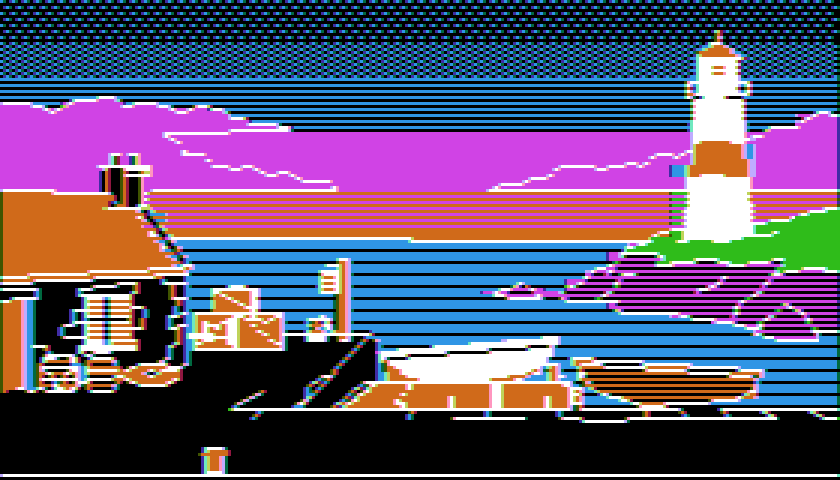
#> input picture styles/apple2-hires/assets/picture_fringe.png, 840 x 480 px
$ python reglaze.py ../../apple2-hires/assets/picture_fringe.png out.png
#> lines starting #> are read from the running program, lines starting #| are printed output that depends on the picture; after the words box and inside, x2 and y2 are one past the last pixel; in counts of white or black regions, pixels touching at a corner belong together
### styles/aquarell/tools/wc.py
#!/usr/bin/env python3
"""Kleine Aquarell-Bibliothek (NumPy + Pillow): Rauschen, Weichzeichnen, Verwerfen und ein Pigmentmodell.

Pigmentmodell: Jede Lasur trägt eine optische Dichte D = -ln(Farbe) je Kanal (lineares Licht) bei. Lasuren addieren
ihre Dichten, das Ergebnis ist Papier * exp(-Summe D). So verhalten sich übereinanderliegende Lasuren wie echte
transparente Farbschichten (nur dunkler, nie heller), und weißes Papier bleibt, wo keine Farbe liegt.
"""
import numpy as np
from PIL import Image

PAPER = np.array([0.957, 0.937, 0.894])          # sRGB des Papiers (warmes Weiß, gleich wie in Godot)


def s2l(c):
    c = np.asarray(c, dtype=np.float64)
    return np.where(c <= 0.04045, c / 12.92, ((c + 0.055) / 1.055) ** 2.4)


def l2s(c):
    c = np.clip(c, 0.0, 1.0)
    return np.where(c <= 0.0031308, c * 12.92, 1.055 * np.power(c, 1 / 2.4) - 0.055)


def hexc(h):
    h = h.lstrip("#")
    return np.array([int(h[i:i + 2], 16) / 255.0 for i in (0, 2, 4)])


def density(srgb, paper=PAPER):
    """Dichte einer Lasur, die auf dem Papier die Farbe srgb ergibt."""
    return -np.log(np.clip(s2l(srgb) / s2l(paper), 1e-4, 1.0))


def value_noise(h, w, cell, seed, octaves=4, persistence=0.5, aniso=(1.0, 1.0)):
    """fBm aus bikubisch vergrößerten Zufallsgittern, 0..1. cell = Größe der gröbsten Zelle in px.
    aniso streckt die Zellen (x, y), z. B. (3, 1) für waagerechte Schlieren."""
    rng = np.random.default_rng(seed)
    out = np.zeros((h, w))
    amp, total, c = 1.0, 0.0, float(cell)
    for _ in range(octaves):
        gx = max(2, int(np.ceil(w / (c * aniso[0]))) + 3)
        gy = max(2, int(np.ceil(h / (c * aniso[1]))) + 3)
        g = rng.random((gy, gx)).astype(np.float32)
        im = Image.fromarray(g, mode="F").resize((int(gx * c * aniso[0]), int(gy * c * aniso[1])), Image.BICUBIC)
        a = np.asarray(im)
        ox, oy = int(rng.integers(0, max(1, a.shape[1] - w))), int(rng.integers(0, max(1, a.shape[0] - h)))
        out += amp * a[oy:oy + h, ox:ox + w]
        total += amp
        amp *= persistence
        c = max(1.0, c / 2.0)
    out /= total
    lo, hi = np.percentile(out, 1), np.percentile(out, 99)
    return np.clip((out - lo) / (hi - lo + 1e-9), 0, 1)


def _box(a, r, axis):
    if r < 1:
        return a
    pad = [(0, 0)] * a.ndim
    pad[axis] = (r + 1, r)
    p = np.pad(a, pad, mode="edge")
    cs = np.cumsum(p, axis=axis)
    n = a.shape[axis]
    hi = np.take(cs, np.arange(2 * r + 1, 2 * r + 1 + n), axis=axis)
    lo = np.take(cs, np.arange(0, n), axis=axis)
    return (hi - lo) / (2 * r + 1)


def blur(a, sigma):
    """Gauß-Näherung durch drei Kastenfilter je Achse."""
    if sigma <= 0.3:
        return a
    r = max(1, int(round(sigma * 0.93)))
    out = a.astype(np.float64)
    for _ in range(3):
        out = _box(_box(out, r, 0), r, 1)
    return out


# [15 lines left out: function warp, not called in this run]


def smoothstep(e0, e1, x):
    t = np.clip((x - e0) / (e1 - e0), 0, 1)
    return t * t * (3 - 2 * t)


def inner_edge(mask, sigma):
    """Band innen am Rand einer (weichen) Maske, 0..1: hier sammelt sich beim Trocknen das Pigment."""
    return np.clip((mask - blur(mask, sigma)) * 2.2, 0, 1) * mask


# [19 lines left out: functions to_srgb_image, downscale_rgba, not called in this run]

### styles/aquarell/tools/reglaze.py
#!/usr/bin/env python3
"""Lasiert einen KI-Figurenbogen in Quellauflösung neu als transparentes Aquarell (Prüfung 1: Codex malt die Figur
deckend mit Fell-, Filz- und Strickstruktur und weicher, rundplastischer Schattierung, auch mit ausdrücklichem
Verbot und Stilreferenz).

Vorgehen je Bogen (alle Figuren auf einmal, damit Farben und Schwellen in allen Bildern gleich sind):
  1. Material je Pixel: Farbgruppen (k-means in Lab) werden über ihre Farbe den Kostümteilen zugeordnet (Fell dunkel,
     Fell/Hemd hell, Grün, Rot, Leder, Paket, Messing); danach Mehrheitsentscheid in der Umgebung (aus Fellhaaren
     und Strickmaschen werden ruhige Flächen).
  2. Je Material eine flache Lasur in der hellen Eigenfarbe und höchstens eine zweite, hart begrenzte Lasur für die
     Schattenseite. Die Schattenform kommt aus der stark geglätteten Helligkeit des KI-Bildes (eine Schwelle je
     Material, Rand mit Rauschen verbogen): aus dem weichen 3D-Verlauf wird eine Kante, keine Höhenlinien.
  3. Papierweiß: helles Fell und Hemd bleiben fast Papier, die hellsten Stellen jedes Materials werden ausgehoben.
  4. Trockenränder: Jede Lasur bekommt innen an ihrer Kante mehr Pigment; an manchen Materialgrenzen bleibt ein
     schmaler Spalt Papier stehen. Leichte Wolkigkeit innerhalb der Lasur und Granulation (dunkle Farben stärker).
  5. Augen, Nase, Mund und Knöpfe bleiben aus dem KI-Bild (starke dunkle Einzelheiten und Messing), damit das
     Gesicht lesbar bleibt (der verworfene Filterversuch hatte sie verwischt).

Pigmentmodell aus wc.py: Dichten addieren, Ergebnis = Papier × exp(−Summe). Alpha bleibt unverändert.

    from reglaze import reglaze;  rgb2 = reglaze(rgb, alpha, cell=(307, 512), seed=3)
    .venv/bin/python styles/aquarell/tools/reglaze.py IN.png OUT.png --cell 307x512   (Probe, ganzer Bogen)
"""
import argparse

import numpy as np
from PIL import Image

import wc

MATS = ["dark", "light", "green", "red", "leather", "parcel", "brass"]


def rgb2lab(rgb01):
    lin = wc.s2l(rgb01)
    M = np.array([[0.4124, 0.3576, 0.1805], [0.2126, 0.7152, 0.0722], [0.0193, 0.1192, 0.9505]])
    xyz = lin @ M.T / np.array([0.9505, 1.0, 1.089])
    f = np.where(xyz > 0.008856, np.cbrt(xyz), 7.787 * xyz + 16 / 116)
    L = 116 * f[..., 1] - 16
    A = 500 * (f[..., 0] - f[..., 1])
    B = 200 * (f[..., 1] - f[..., 2])
    return np.dstack([L, A, B])


def material_of(lab):
    """Kostümteil einer Farbe (Lab), nach Farbton und Helligkeit."""
    L, A, B = lab
    C = np.hypot(A, B)
    h = np.degrees(np.arctan2(B, A)) % 360
    if L > 58 and C < 30:
        return "light"
    if C > 38 and (h < 45 or h > 340) and A > 30:
        return "red"
    if 80 < h < 135 and C > 35 and L > 50:
        return "brass"
    if h > 95 and h < 200 and C > 9:
        return "green"
    if L > 52 and 40 <= h <= 95 and C > 22:
        return "parcel"
    if C > 20 and 20 <= h <= 80:
        return "leather"
    return "dark"


def kmeans(x, k, seed, iters=25):
    rng = np.random.default_rng(seed)
    c = x[rng.choice(len(x), k, replace=False)]
    for _ in range(iters):
        lab_ = ((x[:, None] - c[None]) ** 2).sum(-1).argmin(1)
        c = np.array([x[lab_ == i].mean(0) if (lab_ == i).any() else c[i] for i in range(k)])
    return c


def tile(noise_fn, h, w, cell):
    """Rauschen je Layoutzelle gleich (Bilder eines Bogens bekommen an derselben Figurstelle dasselbe Korn)."""
    cw, ch = cell
    t = noise_fn(ch, cw)
    reps = (int(np.ceil(h / ch)), int(np.ceil(w / cw)))
    return np.tile(t, reps)[:h, :w]


def head_zone(a, cell, frac=0.30):
    """1 im oberen Anteil frac jeder Figur (je Layoutzelle die oberste deckende Zeile bis frac der Figurenhöhe)."""
    H, W = a.shape
    cw, ch = cell
    out = np.zeros((H, W))
    for y0 in range(0, H, ch):
        for x0 in range(0, W, cw):
            m = a[y0:y0 + ch, x0:x0 + cw] > 0.5
            rows = np.nonzero(m.any(1))[0]
            if len(rows) < 10:
                continue
            top, bot = rows.min(), rows.max()
            out[y0 + top:y0 + top + int(frac * (bot - top + 1)), x0:x0 + cw] = 1
    return wc.blur(out, 3.0)


def norm_blur(v, m, sigma):
    return wc.blur(v * m, sigma) / np.maximum(wc.blur(m.astype(np.float64), sigma), 1e-4)


def reglaze(rgb, a, cell=(307, 512), seed=3, smooth=2.2, shade_sigma=24.0, info=None):
    """rgb 0..255 (H, W, 3), a 0..1 (H, W). Gibt neues rgb 0..255 zurück (Alpha unverändert)."""
    H, W = a.shape
    rgb01 = np.clip(rgb / 255.0, 0, 1)
    lab = rgb2lab(rgb01)
    inside = a > 0.5
    # --- 1. Material ---------------------------------------------------------------------------------------------
    px = lab[inside]
    rng = np.random.default_rng(seed)
    sample = px[rng.choice(len(px), min(30000, len(px)), replace=False)] * np.array([0.6, 1.0, 1.0])
    cents = kmeans(sample, 16, seed) / np.array([0.6, 1.0, 1.0])
    cmat = np.array([MATS.index(material_of(c)) for c in cents])
    best = np.full((H, W), np.inf)
    raw = np.zeros((H, W), np.int64)
    for c, m in zip(cents, cmat):
        dist = (((lab - c) * np.array([0.6, 1.0, 1.0])) ** 2).sum(-1)
        upd = dist < best
        best[upd] = dist[upd]
        raw[upd] = m
    votes = np.stack([wc.blur(((raw == i) & inside).astype(np.float64), smooth) for i in range(len(MATS))], -1)
    mat = votes.argmax(-1)
    mat[~inside] = -1
    if info is not None:
        info["clusters"] = [{"lab": [round(float(v), 1) for v in c], "mat": MATS[m]} for c, m in zip(cents, cmat)]
        info["share"] = {m: round(float((mat == i).sum() / max(1, inside.sum())), 3) for i, m in enumerate(MATS)}

    # --- Rauschen (je Zelle gleich) ------------------------------------------------------------------------------
    n_edge = tile(lambda h, w: wc.value_noise(h, w, 10, seed + 1, 3), H, W, cell)
    n_cloud = tile(lambda h, w: wc.value_noise(h, w, 46, seed + 2, 3), H, W, cell)
    n_gran = tile(lambda h, w: wc.value_noise(h, w, 2.5, seed + 3, 2), H, W, cell)
    n_gap = tile(lambda h, w: wc.value_noise(h, w, 18, seed + 4, 2), H, W, cell)

    lum = lab[..., 0]
    D = np.zeros((H, W, 3))
    paper_lin = wc.s2l(wc.PAPER)
    params = {   # Schattenanteil, Glanzanteil, Dichte der hellen Lasur relativ, Glanz-Faktor, Granulation, Rand
        "dark":    (0.40, 0.08, 0.85, 0.55, 0.16, 0.55),
        "light":   (0.30, 0.25, 0.45, 0.00, 0.05, 0.70),
        "green":   (0.38, 0.07, 1.00, 0.50, 0.14, 0.55),
        "red":     (0.38, 0.07, 1.00, 0.55, 0.10, 0.50),
        "leather": (0.40, 0.06, 1.00, 0.55, 0.12, 0.50),
        "parcel":  (0.35, 0.10, 0.90, 0.40, 0.08, 0.55),
    }
    shade_mask = np.zeros((H, W), bool)
    head_z = head_zone(a, cell, frac=0.30)
    for i, m in enumerate(MATS):
        if m == "brass":
            continue
        M = mat == i
        if M.sum() < 50:
            continue
        Mf = M.astype(np.float64)
        sh_q, hi_q, light_k, hi_k, gran, rim_k = params[m]
        # Schattenform: große Helligkeitsform des KI-Bildes (stark geglättet) plus dessen tiefe Schlagschatten
        # (wenig geglättet, nur das dunkelste Zehntel); Rand mit Rauschen verbogen, kleine Inseln per Mehrheit weg
        ls = norm_blur(lum, Mf, shade_sigma)
        ls = ls + (n_edge - 0.5) * 0.9 * ls[M].std()
        t_sh = np.percentile(ls[M], 100 * sh_q)
        lc = norm_blur(lum, Mf, 4.0)
        t_cast = np.percentile(lc[M], 10)
        sh = M & ((ls < t_sh) | (lc < t_cast))
        sh = M & (wc.blur(sh.astype(np.float64), 4.0) > 0.5)
        if m == "dark":                                    # Gesicht: dunkle Streifen ohne Schattenlasur, sonst
            sh &= head_z < 0.5                             # verschwinden die Augen bei Figurengröße im Dunkel
        lh = norm_blur(lum, Mf, 6.0) + (n_edge - 0.5) * 0.6 * ls[M].std()
        t_hi = np.percentile(lh[M], 100 * (1 - hi_q))
        hi = M & (wc.blur((M & (lh > t_hi)).astype(np.float64), 3.0) > 0.5)
        cols = rgb01[M]
        lv = lum[M]
        light_col = cols[lv >= np.percentile(lv, 45)].mean(0)
        dark_col = cols[lv <= np.percentile(lv, 22)].mean(0)
        d_light = wc.density(light_col) * light_k
        d_dark = np.maximum(wc.density(dark_col) - wc.density(light_col), 0)
        if m == "light":                                   # Schatten auf hellem Fell und Hemd: kühle Lasur
            d_dark = np.maximum(d_dark, 0.0) * 0.8 + np.array([0.10, 0.10, 0.06])
        # Lasur 1: Eigenfarbe, flach mit leichter Wolkigkeit, Trockenrand innen an der Kante
        wash = Mf * (0.88 + 0.24 * n_cloud)
        wash = wash * (1 + rim_k * wc.inner_edge(Mf, 2.6) / 0.9)
        # ausgehobene Lichter
        hif = wc.blur(hi.astype(np.float64), 0.8)
        wash = wash * (1 - (1 - hi_k) * hif)
        D += wash[..., None] * d_light[None, None, :]
        # Lasur 2: Schatten, hart begrenzt, eigener Trockenrand
        shf = wc.blur(sh.astype(np.float64), 0.7)
        glaze = shf * (0.9 + 0.2 * n_cloud) * (1 + rim_k * wc.inner_edge(shf, 2.2) / 0.9)
        D += glaze[..., None] * d_dark[None, None, :]
        shade_mask |= sh
        # Granulation (Pigment setzt sich in die Papiertäler)
        D[M] *= (1 + gran * (n_gran[M] - 0.5) * 2)[:, None]
        if info is not None:
            info.setdefault("mats", {})[m] = {"light": [int(v * 255) for v in light_col],
                                              "dark": [int(v * 255) for v in dark_col]}

    # --- Papierspalt an manchen Materialgrenzen ------------------------------------------------------------------
    mm = np.where(inside, mat, -1)
    border = np.zeros((H, W), bool)
    for dy, dx in ((0, 1), (1, 0), (0, -1), (-1, 0), (1, 1), (-1, -1)):
        sh_ = np.roll(np.roll(mm, dy, 0), dx, 1)
        border |= (sh_ != mm) & (sh_ >= 0) & (mm >= 0)
    gap = border & (n_gap > 0.62)
    gapf = wc.blur(gap.astype(np.float64), 0.6)
    D *= (1 - 0.85 * gapf)[..., None]

    # --- Messing und starke dunkle Einzelheiten aus dem KI-Bild ---------------------------------------------------
    D0 = -np.log(np.clip(wc.s2l(rgb01) / paper_lin, 1e-4, 1.0))
    d0 = D0.mean(-1)
    hp = d0 - norm_blur(d0, inside.astype(np.float64), 3.0)
    head = head_zone(a, cell, frac=0.30)
    feat = inside & (hp > np.where(head > 0.5, 0.55, 0.9))
    Cc = np.hypot(lab[..., 1], lab[..., 2])
    hh = np.degrees(np.arctan2(lab[..., 2], lab[..., 1])) % 360
    brass = inside & (Cc > 47) & (hh > 70) & (hh < 100)          # Messingknöpfe (zu klein für eine Farbgruppe)
    keep = wc.blur((feat | brass).astype(np.float64), 0.8)
    keep = np.clip(keep * 1.5, 0, 1)
    D = D * (1 - keep[..., None]) + np.maximum(D, D0) * keep[..., None]
    # Gesicht: im Kopfbereich jeder Figur die feinen Einzelheiten des KI-Bildes (Augen samt Glanzpunkt, Nasenspiegel,
    # Mundlinie) als vorzeichenbehaftete Hochpass-Dichte zurückgeben; in dunklem Fell sind die Augen sonst weg.
    hp3 = D0 - np.stack([norm_blur(D0[..., c], inside.astype(np.float64), 2.5) for c in range(3)], -1)
    strength = wc.smoothstep(0.12, 0.35, np.abs(hp3).mean(-1)) * head
    D = np.maximum(D + hp3 * strength[..., None], 0)
    # sehr dunkle Stellen im Kopf (Pupillen, Nase) in voller Tiefe
    darkest = wc.blur((head > 0.5) & inside & (lum < 20), 0.8)
    darkest = np.clip(darkest * 1.6, 0, 1)
    D = D * (1 - darkest[..., None]) + np.maximum(D, D0) * darkest[..., None]
    if info is not None:
        info["feature_share"] = round(float(feat.sum() / max(1, inside.sum())), 4)
    out = paper_lin * np.exp(-D)
    out = wc.l2s(out) * 255.0
    return np.where(inside[..., None] | (a[..., None] > 0), out, rgb)


def main():
    ap = argparse.ArgumentParser()
    ap.add_argument("inp")
    ap.add_argument("out")
    ap.add_argument("--cell", default="307x512")
    ap.add_argument("--seed", type=int, default=3)
    a_ = ap.parse_args()
    im = np.asarray(Image.open(a_.inp).convert("RGBA")).astype(np.float64)
    cw, ch = (int(v) for v in a_.cell.split("x"))
    info = {}
    rgb = reglaze(im[..., :3], im[..., 3] / 255.0, (cw, ch), a_.seed, info=info)
#> in rgb2lab, `return np.dstack([L, A, B])`:
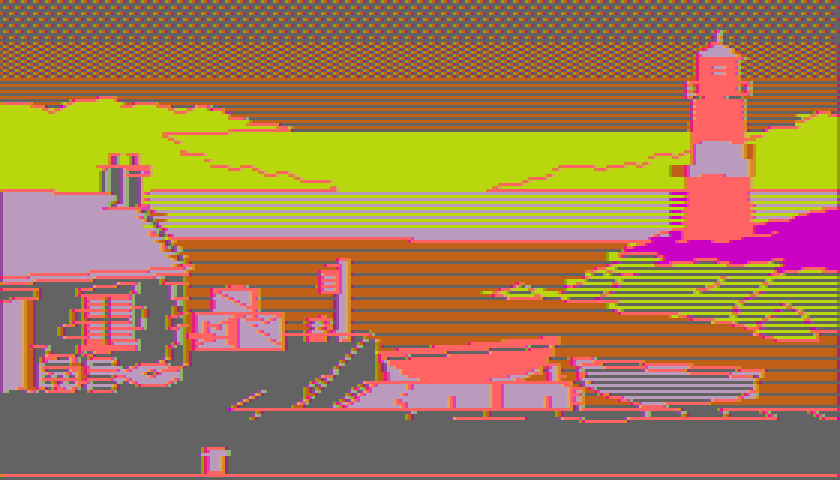
#> returned value: shape (480, 840, 3) float64; mean of channels 0, 1, 2 39.6, 15.2, -11; drawn with min black and max white
#> in kmeans, `c = x[rng.choice(len(x), k, replace=False)]`: c = 16 rows, first 8: [33.53, 35.65, 57.91], [0, 0, 0], [35.8, -1.32, -48.57], [0, 0, 0], [35.8, -1.32, -48.57], [0, 0, 0], [60, 0, 0], [0, 0, 0]
#> after the loop in kmeans, `for _ in range(iters):`: c = 16 rows, first 8: [33.53, 35.65, 57.91], [0, 0, 0], [44.68, 24.45, -39.02], [0, 0, 0], [35.8, -1.32, -48.57], [0, 0, 0], [60, 0, 0], [0, 0, 0]
#> in reglaze, `cents = kmeans(sample, 16, seed) / np.array([0.6, 1.0, 1.0])`: cents = 16 rows, first 8: [55.88, 35.65, 57.91], [0, 0, 0], [74.46, 24.45, -39.02], [0, 0, 0], [59.67, -1.32, -48.57], [0, 0, 0], [100, 0, 0], [0, 0, 0]
#> in reglaze, `cmat = np.array([MATS.index(material_of(c)) for c in cents])`: cmat = [5, 0, 0, 0, 0, 0, 1, 0, 0, 0, 2, 3, 0, 0, 2, 0]
#> the loop in reglaze, `for c, m in zip(cents, cmat):` made 16 passes
#> (c, m) on passes 1 to 8: ([55.88, 35.65, 57.91], 5), ([0, 0, 0], 0), ([74.46, 24.45, -39.02], 0), ([0, 0, 0], 0), ([59.67, -1.32, -48.57], 0), ([0, 0, 0], 0), ([100, 0, 0], 1), ([0, 0, 0], 0)
#> pass 1, in reglaze, `dist = (((lab - c) * np.array([0.6, 1.0, 1.0])) ** 2).sum(-1)`:
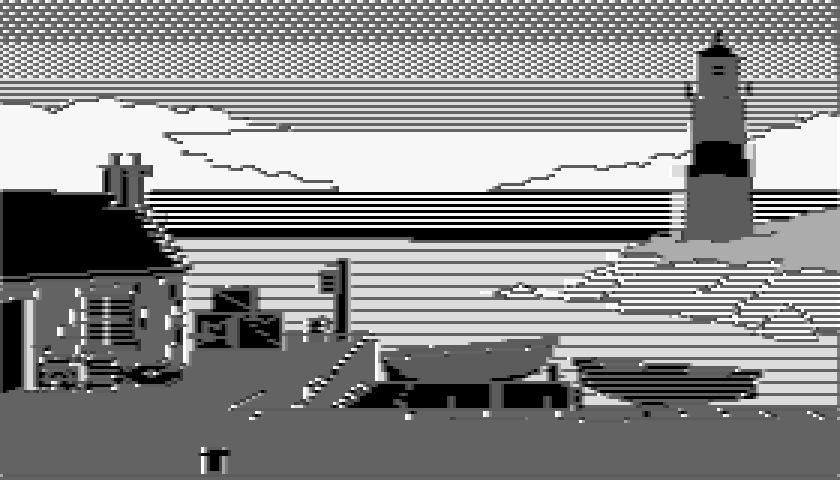
#> dist: shape (480, 840) float64; min 8.53e-24, max 14692.6, mean 8047.2; drawn with min black and max white
#> pass 2, in reglaze, `upd = dist < best`:
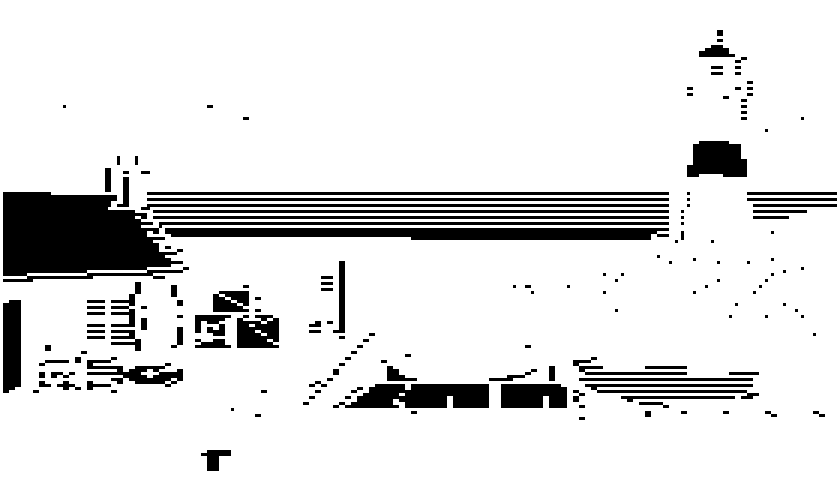
#> upd: shape (480, 840) bool; 88.2% white; 169 black regions (93 under 20 px), largest, box (x1, y1, x2, y2) and area: (3, 192, 669, 282) 13518, (165, 228, 669, 240) 5184, (333, 384, 489, 408) 2916
#> after the loop in reglaze, `for c, m in zip(cents, cmat):`:
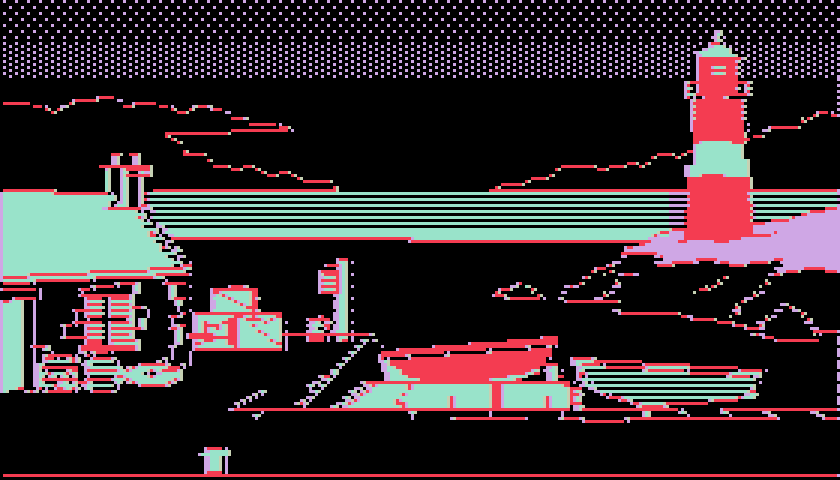
#> raw: shape (480, 840) int64; 5 distinct labels, from 0 to 5; one colour per label, 0 black
#> after the loop in blur, `for _ in range(3):`:
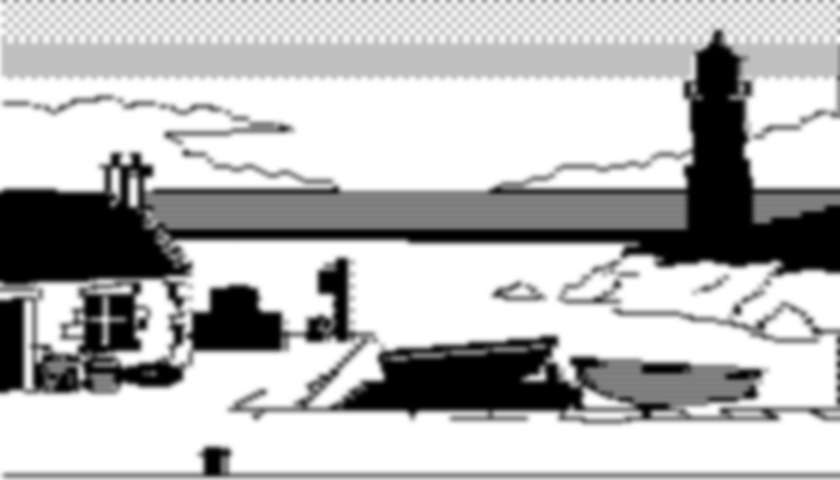
#> out: shape (480, 840) float64; min 0, max 1, mean 0.723
#> call 4 of blur, with sigma = 2.2
#> after the loop in blur (call 4), `for _ in range(3):`:
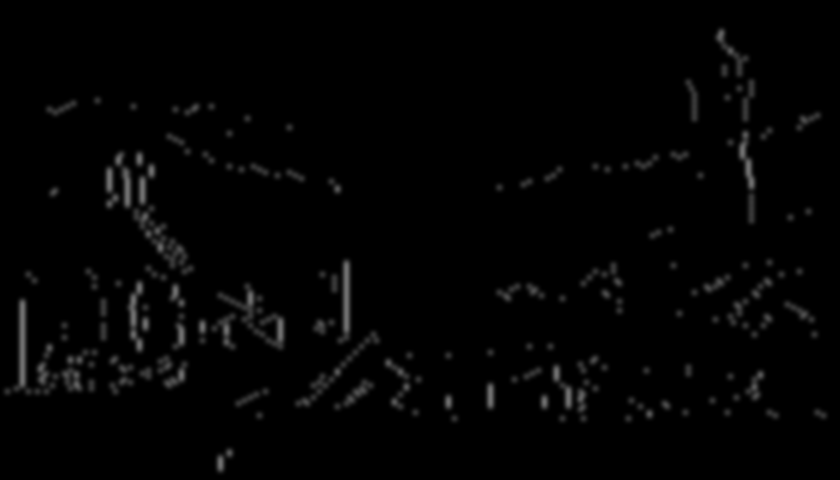
#> out: shape (480, 840) float64; min 0, max 0.44, mean 0.014
#> the loop in blur (call 6), `for _ in range(3):` made 3 passes
#> pass 1, in _box (call 31), `cs = np.cumsum(p, axis=axis)`:
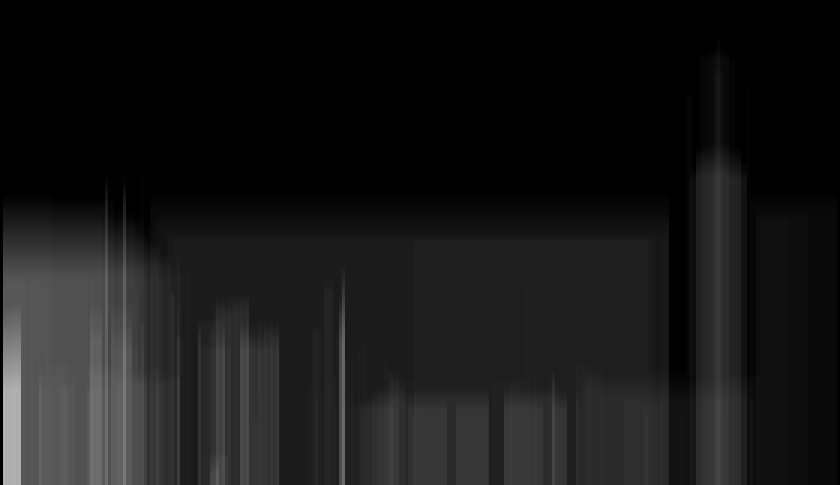
#> cs: shape (485, 840) float64; min 0, max 177, mean 22.9
#> after the loop in value_noise, `for _ in range(octaves):`: amp = 0.125; total = 1.75
#> in value_noise, `lo, hi = np.percentile(out, 1), np.percentile(out, 99)`: lo = 0.165; hi = 0.827
#> the loop in reglaze, `for i, m in enumerate(MATS):` made 7 passes
#> (t_sh, t_cast, t_hi, light_col, dark_col, d_light, d_dark) on passes 1 to 3: (26.94, 0, 57.04, [0.477, 0.448, 0.819], [0, 0, 0], [1.31, 1.39, 0.168], [7.67, 7.58, 9.01]), (89.83, 78.16, 98.84, [1, 1, 1], [0.935, 0.908, 0.887], [0, 0, 0], [0.142, 0.157, 0.0738]), (66.93, 41.9, 77.14, [0.351, 0.784, 0.288], [0.206, 0.627, 0.104], [2.19, 0.403, 2.44], [1.06, 0.497, 1.84])
    Image.fromarray(np.dstack([np.clip(rgb, 0, 255), im[..., 3]]).astype(np.uint8), "RGBA").save(a_.out)
    import json
    print(json.dumps(info, ensure_ascii=False))


if __name__ == "__main__":
    main()
